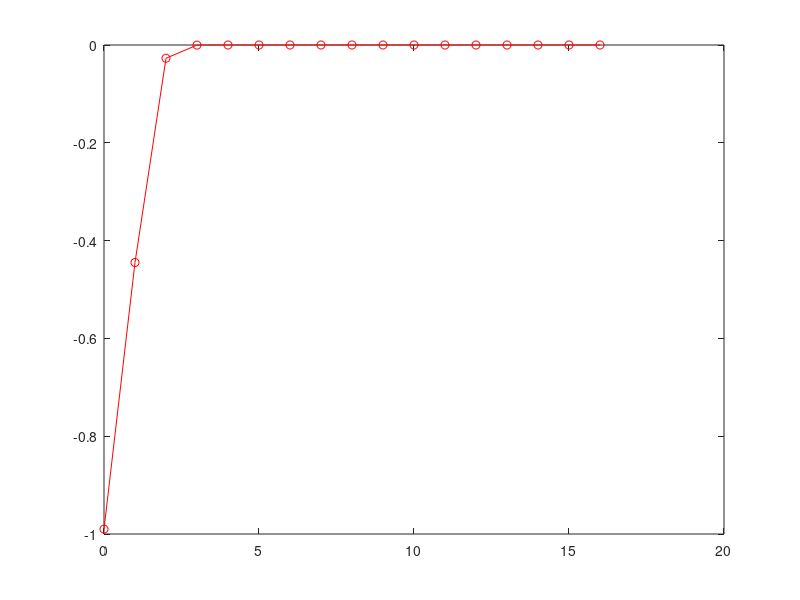
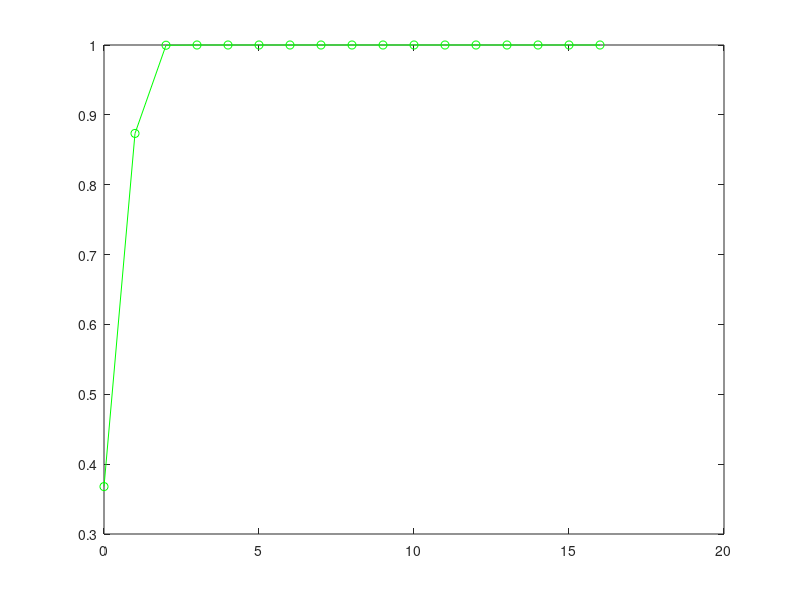

Write MATLAB code to recreate these figures, in order.
% gaussian:

x = [0:1:16];

a = 1;
b = 0.1;
c = 1;
k = 1;
w = 1;

y = -a*exp(-((x-b)/c).^2);

y1 = exp(-k*exp(-2*(x.^2)/w^2));

figure; 
plot(x, y, 'r-o');

figure;
plot(x,y1, 'g-o');